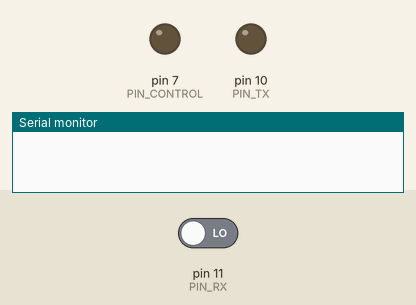
The sketch below on a simulated Arduino Uno, built with avr-gcc and run on an emulated ATmega328P. On the bench: output pins drawn as LEDs (lit = HIGH), the last lines printed to the serial monitor. Inputs (shaded band) come from the test bench; at power-on: pin 11 (PIN_RX) LOW.

Above: at 0.1 s.
At 0.6 s:
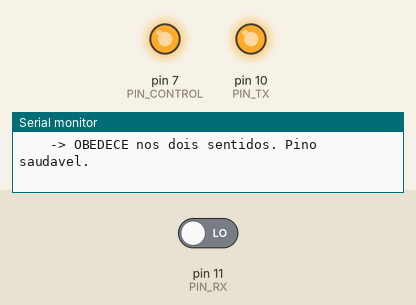
Timing chart, 0 to 2.1 s (numbered marks = the images above):
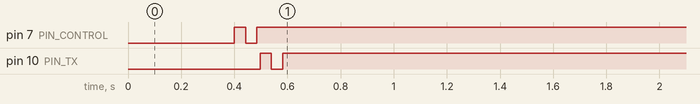

The sketch:

HW519_PinProbe.ino
```cpp
#include <Arduino.h>

/*
 * O D10 consegue mesmo puxar o no para baixo?
 *
 * No AVR, digitalRead() le o registrador PINx, que reflete o nivel
 * FISICO do pino -- inclusive quando o pino esta configurado como
 * saida. Entao da para acionar o pino e conferir se o mundo obedeceu.
 *
 *   manda BAIXO, le BAIXO  -> o pino esta puxando. Driver do AVR bom,
 *                             e nada externo o segura.
 *   manda BAIXO, le ALTO   -> o pino NAO consegue puxar. Ou a saida do
 *                             AVR morreu, ou algo externo de baixa
 *                             impedancia segura o no em alto.
 *
 * O D7, que nao esta ligado a nada, serve de controle: ele valida a
 * propria tecnica de leitura. Se o D7 obedecer e o D10 nao, a
 * diferenca esta no D10 ou no que esta pendurado nele.
 *
 * O D11 NAO e acionado como saida em momento algum: ele esta ligado ao
 * RO do transceptor, que e uma saida. Aciona-lo criaria disputa.
 */

constexpr uint8_t PIN_TX = 10;       // vai ao RXD/DI do HW-519
constexpr uint8_t PIN_RX = 11;       // vem do TXD/RO do HW-519
constexpr uint8_t PIN_CONTROL = 7;   // solto, so para validar o metodo

uint16_t driveAndRead(uint8_t pin, uint8_t level) {
  pinMode(pin, OUTPUT);
  digitalWrite(pin, level);
  delay(20);

  uint16_t high = 0;
  for (uint16_t index = 0; index < 300; ++index) {
    if (digitalRead(pin) == HIGH) {
      ++high;
    }
    delayMicroseconds(70);
  }
  return high;
}

void testPin(const __FlashStringHelper *label, uint8_t pin) {
  const uint16_t whenHigh = driveAndRead(pin, HIGH);
  const uint16_t whenLow = driveAndRead(pin, LOW);

  digitalWrite(pin, HIGH);
  delay(5);
  pinMode(pin, INPUT);

  Serial.print(label);
  Serial.print(F("  mandando ALTO leu alto "));
  Serial.print(whenHigh);
  Serial.print(F("/300;  mandando BAIXO leu alto "));
  Serial.print(whenLow);
  Serial.println(F("/300"));

  Serial.print(F("    -> "));
  if (whenHigh >= 290 && whenLow <= 10) {
    Serial.println(F("OBEDECE nos dois sentidos. Pino saudavel."));
  } else if (whenLow >= 290) {
    Serial.println(F("NAO CONSEGUE PUXAR PARA BAIXO."));
    Serial.println(F("       Saida do AVR danificada, ou algo externo de"));
    Serial.println(F("       baixa impedancia segurando o no em alto."));
  } else if (whenHigh <= 10) {
    Serial.println(F("NAO CONSEGUE SUBIR. No presa em baixo."));
  } else {
    Serial.println(F("INSTAVEL. Contato intermitente ou disputa."));
  }
  Serial.println();
}

void setup() {
  Serial.begin(115200);
  delay(400);

  Serial.println();
  Serial.println(F("=== O D10 consegue acionar o no? ==="));
  Serial.println();

  testPin(F("D7  (solto, controle do metodo):"), PIN_CONTROL);
  testPin(F("D10 (ligado ao RXD/DI):         "), PIN_TX);

  // O D11 so e lido, nunca acionado.
  pinMode(PIN_RX, INPUT);
  delay(20);
  uint16_t rxHigh = 0;
  for (uint16_t index = 0; index < 300; ++index) {
    if (digitalRead(PIN_RX) == HIGH) {
      ++rxHigh;
    }
    delayMicroseconds(70);
  }
  Serial.print(F("D11 (so leitura, em repouso):    alto em "));
  Serial.print(rxHigh);
  Serial.println(F("/300"));

  Serial.println();
  Serial.println(F("------------------------------------------------------------"));
  Serial.println(F("Se o D7 obedecer e o D10 nao, o problema esta no D10 ou"));
  Serial.println(F("no que esta pendurado nele -- e a saida basta mudar de"));
  Serial.println(F("pino. Se os dois obedecerem, o D10 esta bom e o driver"));
  Serial.println(F("do modulo e que nao responde ao DI."));
  Serial.println(F("------------------------------------------------------------"));
}

void loop() {
  delay(1000);
}
```
